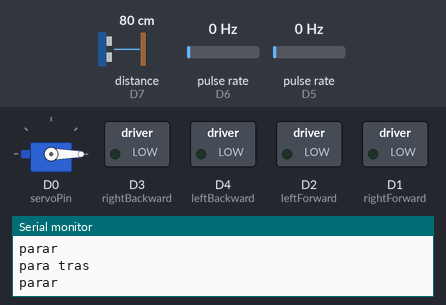
The sketch below on a simulated ESP8266 (NodeMCU). Parts: servo, switched loads named in the sketch (green lamp = pin HIGH), the last lines printed to the serial monitor. Wiring (inferred from the names in the program): ultrasonic range finder: trigger D8; echo D7; 2 × pulse sensor: data D6 / data D5. Dashed ring = blinking. The test bench sets the inputs (shaded band); at power-on: distance to the obstacle (sensor on D7) 80 cm, pulse rate (sensors on D6, D5) 0 Hz. The echo pulse lasts 58.3 µs per cm; pins used as bus, display or sensor lines are not drawn.

Above: at 5.5 s.
5.6 s: distance to the obstacle (sensor on D7) set to 23 cm
At 7.7 s:
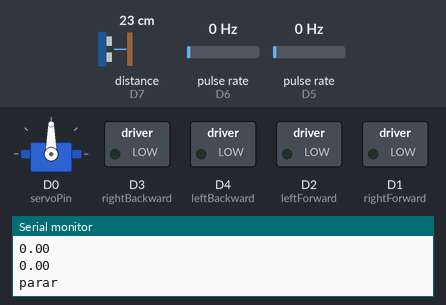
8.9 s: distance to the obstacle (sensor on D7) set to 18 cm
At 9.25 s:
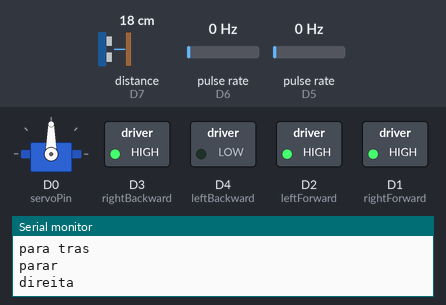
12.2 s: distance to the obstacle (sensor on D7) set to 35 cm
At 14.68 s:
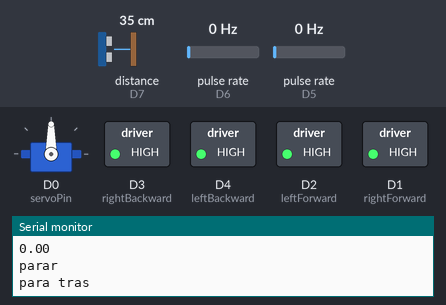
15.5 s: distance to the obstacle (sensor on D7) set to 60 cm
Timing chart, 0 to 23.1 s (numbered marks = the images above; inputs shaded):
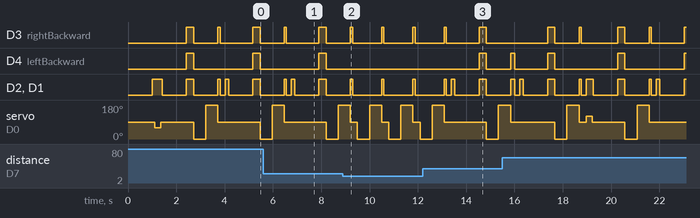

The sketch:

esp-8266-smartcar.ino
```cpp
/*
 * Projeto de Smarcar por Fabio Kimura
 * fkimura@gmail.com
 * 14/02/2020
 */
#include <Servo.h>

// -> D0=16
// -> D1=5
// -> D2=4
// -> D3=0
// -> D4=2
// -> D5=14
// -> D6=12
// -> D7=13
// -> D8=15
// -> D9=3
// -> D10=1
const int leftForward = D2; //5;
const int rightForward = D1; //4;

const int leftBackward = D4; //2; // D4
const int rightBackward = D3; //0; // D3


const int trigPin = D8; // isto poderia ir para i2c em um nano
const int echoPin = D7; // isto poderia ir para i2c em um nano
const int encoderEsqPin = D5; // isto poderia ir para i2c em um nano?
const int encoderDirPin = D6;// isto poderia ir para i2c em um nano? protocolo Wire.h com onReceive

const int servoPin = D0;
const int servoDireita = 0;
const int servoMeiaDireita = 60;
const int servoEsquerda = 180;
const int servoMeiaEsquerda = 120;
const int servoFrente = 90;

volatile byte pulsosEsquerdo = 0;
volatile byte pulsosDireito = 0;
static volatile unsigned long debounceDir = 0;
static volatile unsigned long debounceEsq = 0;
void ICACHE_RAM_ATTR contadorEsquerdo();
void ICACHE_RAM_ATTR contadorDireito();

unsigned long timeDir = 0;
unsigned long timeEsq = 0;
unsigned int pulsesperturn = 20; // Número de furos do encoder.
const int wheel_diameter = 64;   // Diametro da roda [mm]

Servo servo;  // create servo object to control a servo

void setup() {

  // set control pins as Output
  pinMode(leftForward, OUTPUT);
  pinMode(leftBackward, OUTPUT);
  pinMode(rightForward, OUTPUT);
  pinMode(rightBackward, OUTPUT);

  pinMode(trigPin, OUTPUT);  // Sets the trigPin as an Output
  pinMode(echoPin, INPUT);   // Sets the echoPin as an Input

  pinMode(encoderEsqPin, INPUT);
  pinMode(encoderDirPin, INPUT);

  Serial.begin(9600);
  servo.attach(servoPin);
  servo.write(servoFrente);
  attachInterrupt(encoderDirPin, contadorDireito, RISING);
  attachInterrupt(encoderEsqPin, contadorEsquerdo, RISING);
  delay(1000);
  Serial.println("comecando");
}

int contador = 0;
int distancia = 100;
const int DISTANCIA_MIN = 20;
const float VELOCIDADE_MIN = 40;
float velocidadeDir = 1000;
float velocidadeEsq = 1000;
int posicao = servoMeiaDireita;
boolean parado = true;

void loop() {
  distancia = lerDistancia();
  Serial.print("Distancia: ");
  Serial.println(distancia);
  if (parado) {
    frente();
    delay(100);
    distancia = lerDistancia();
    velocidadeDir = VELOCIDADE_MIN + 1;
    velocidadeEsq = VELOCIDADE_MIN + 1;
  } else {
    velocidadeDir = velocidadeDireita();
    velocidadeEsq = velocidadeEsquerda();
    Serial.println(velocidadeDir);
    Serial.println(velocidadeEsq);
  }
  if (distancia <= DISTANCIA_MIN || velocidadeDir <= VELOCIDADE_MIN || velocidadeEsq <= VELOCIDADE_MIN) {
    parar(500);
    if (velocidadeDir <= VELOCIDADE_MIN || velocidadeEsq <= VELOCIDADE_MIN) {
      tras(300);
      parar(0);
    }
    girarAteSair();
  } else {
    frente();
  }
  if (contador++ % 5 == 0) {
    oscilar();
  } else {
    delay(100);
  }
  if (contador > 100) {
    contador = 0;
    parar(300);
    girarAteSair();
  }
}

void oscilar() {
  servo.write(posicao);
  delay(250);
  distancia = lerDistancia();
  servo.write(servoFrente);
  if (distancia <= DISTANCIA_MIN * 2) {
    if (posicao == servoMeiaDireita) {
      virarEsquerda(10);
      frente();
    } else {
      virarDireita(10);
      frente();
    }
  }
  if (distancia <= DISTANCIA_MIN) {
    parar(300);
    girarAteSair();
  }
  if (posicao == servoMeiaDireita) {
    posicao = servoMeiaEsquerda;
  } else {
    posicao = servoMeiaDireita;
  }
}

void girarAteSair() {
  distancia = 0;
  while (distancia <= DISTANCIA_MIN) {
    girar();
    distancia = lerDistancia();
  }
  frente();
}


void girar() {
  int dir = lerDireita();
  int esq = lerEsquerda();
  if (esq > dir) {
    virarEsquerda(90);
    parar(100);
  } else {
    virarDireita(90);
    parar(100);
  }
}

int lerDistancia() {
  digitalWrite(trigPin, LOW);
  delayMicroseconds(2);
  digitalWrite(trigPin, HIGH);
  delayMicroseconds(10);
  digitalWrite(trigPin, LOW);
  return (pulseIn(echoPin, HIGH) / 58);
}

void girarAteSair2() {
  distancia = 0;
  while (distancia < DISTANCIA_MIN) {
    int grau = scan();
    if (grau > servoFrente) {
      virarEsquerda(grau - servoFrente);
    }
    if (grau < servoFrente) {
      virarDireita(servoFrente - grau);
    }
    distancia = lerDistancia();
    Serial.print("distancia=");
    Serial.println(distancia);
    if (distancia < DISTANCIA_MIN) {
      virarDireita(90);
    }
  }
}

int scan() {
  int distMaior = 0;
  int grau = 0;
  int d = 0;
  servo.write(servoDireita);
  delay(800);
  for (int i = servoDireita; i <= servoEsquerda; i = i + 5) {
    servo.write(i);
    delay(100);
    d = lerDistancia();
    if (d > distMaior) {
      distMaior = d;
      grau = i;
    }
  }
  servo.write(servoFrente);
  delay(500);
  Serial.print("grau=");
  Serial.println(grau);
  Serial.print("distancia=");
  Serial.println(distMaior);

  return grau;
}


int lerDireita() {
  servo.write(servoDireita);
  delay(500);
  int distancia = lerDistancia();
  servo.write(servoFrente);
  return distancia;
}

int lerEsquerda() {
  servo.write(servoEsquerda);
  delay(500);
  int distancia = lerDistancia();
  servo.write(servoFrente);
  return distancia;
}


float velocidadeEsquerda() {
  int rpm = (60 * 1000 / pulsesperturn ) / (millis() - timeEsq) * pulsosEsquerdo; // Calculamos las revoluciones por minuto
  float velocity = rpm * 3.1416 * wheel_diameter / 60; // Cálculo de la velocidad en [metros por s]
  timeEsq = millis(); // Almacenamos el tiempo actual.
  Serial.print("Esq: ");
  //  Serial.pring("segundos=");
  //  Serial.print(millis() / 1000); Serial.print("       "); // Se envia al puerto serie el valor de tiempo, de las rpm y los pulsos.
  //  Serial.print("rpm=");
  //  Serial.print(rpm, DEC); Serial.print("   ");
  Serial.print("pulsos=");
  Serial.print(pulsosEsquerdo, DEC); Serial.print("     ");
  Serial.print("velocidade=");
  Serial.println(velocity, 2);
  pulsosEsquerdo = 0;  // Inicializamos los pulsos.
  return velocity;
}
float velocidadeDireita() {
  int rpm = (60 * 1000 / pulsesperturn ) / (millis() - timeDir) * pulsosDireito; // Calculamos las revoluciones por minuto
  float velocity = rpm * 3.1416 * wheel_diameter / 60; // Cálculo de la velocidad en [Km/h]
  timeDir = millis(); // Almacenamos el tiempo actual.
  Serial.print("Dir: ");
  //  Serial.pring("segundos=");
  //  Serial.print(millis() / 1000); Serial.print("       "); // Se envia al puerto serie el valor de tiempo, de las rpm y los pulsos.
  //  Serial.print("rpm=");
  //  Serial.print(rpm, DEC); Serial.print("   ");
  Serial.print("pulsos=");
  Serial.print(pulsosDireito, DEC); Serial.print("     ");
  Serial.print("velocidade=");
  Serial.println(velocity, 2);
  pulsosDireito = 0;  // Inicializamos los pulsos.
  return velocity;
}


void contadorEsquerdo() {
  if (  digitalRead (encoderEsqPin) && (micros() - debounceEsq > 500)  ) {
    debounceEsq = micros(); // Almacena el tiempo para comprobar que no contamos el rebote que hay en la señal.
    pulsosEsquerdo++;
  }
}
void contadorDireito() {
  pulsosDireito++;
  if (  digitalRead (encoderDirPin) && (micros() - debounceDir > 500) ) {
    debounceDir = micros(); // Almacena el tiempo para comprobar que no contamos el rebote que hay en la señal.
    pulsosDireito++;
  }
}


void frente() {
  Serial.println("frente");
  parado = false;
  digitalWrite(leftForward, HIGH);
  digitalWrite(rightForward, HIGH);

  //  analogWrite(leftForward, 800);
  //  analogWrite(rightForward, 800);
  digitalWrite(leftBackward, LOW);
  digitalWrite(rightBackward, LOW);
}

void tras(int t) {
  Serial.println("para tras");
  digitalWrite(leftForward, HIGH);
  digitalWrite(leftBackward, HIGH);
  digitalWrite(rightForward, HIGH);
  digitalWrite(rightBackward, HIGH);
  delay(t);
}


void virarDireita(int t) {
  Serial.println("direita");
  digitalWrite(leftForward, HIGH);
  digitalWrite(leftBackward, LOW);
  digitalWrite(rightForward, HIGH);
  digitalWrite(rightBackward, HIGH);
  delay(t);
}


void virarEsquerda(int t) {
  Serial.println("esquerda");
  digitalWrite(leftForward, HIGH);
  digitalWrite(leftBackward, HIGH);
  digitalWrite(rightForward, HIGH);
  digitalWrite(rightBackward, LOW);
  delay(t * 2);
}


void parar(int t) {
  parado = true;
  Serial.println("parar");
  digitalWrite(leftForward, LOW);
  digitalWrite(leftBackward, LOW);
  digitalWrite(rightForward, LOW);
  digitalWrite(rightBackward, LOW);
  delay(t * 2);
}
```

Measured:
- the behaviour switches between 21 and 20 cm on distance to the obstacle (sensor on D7) (found by bisection; images 1 and 2)
- after the input at 8.9 s, D4 (leftBackward): stays LOW (without the input it goes to HIGH after 1.7 s)
- after the input at 12.2 s, D4 (leftBackward): LOW → HIGH after 2.3 s, → LOW 0.30 s later
- by itself, D4 (leftBackward): alternates HIGH for 0.30 s and LOW for 2.5 s
